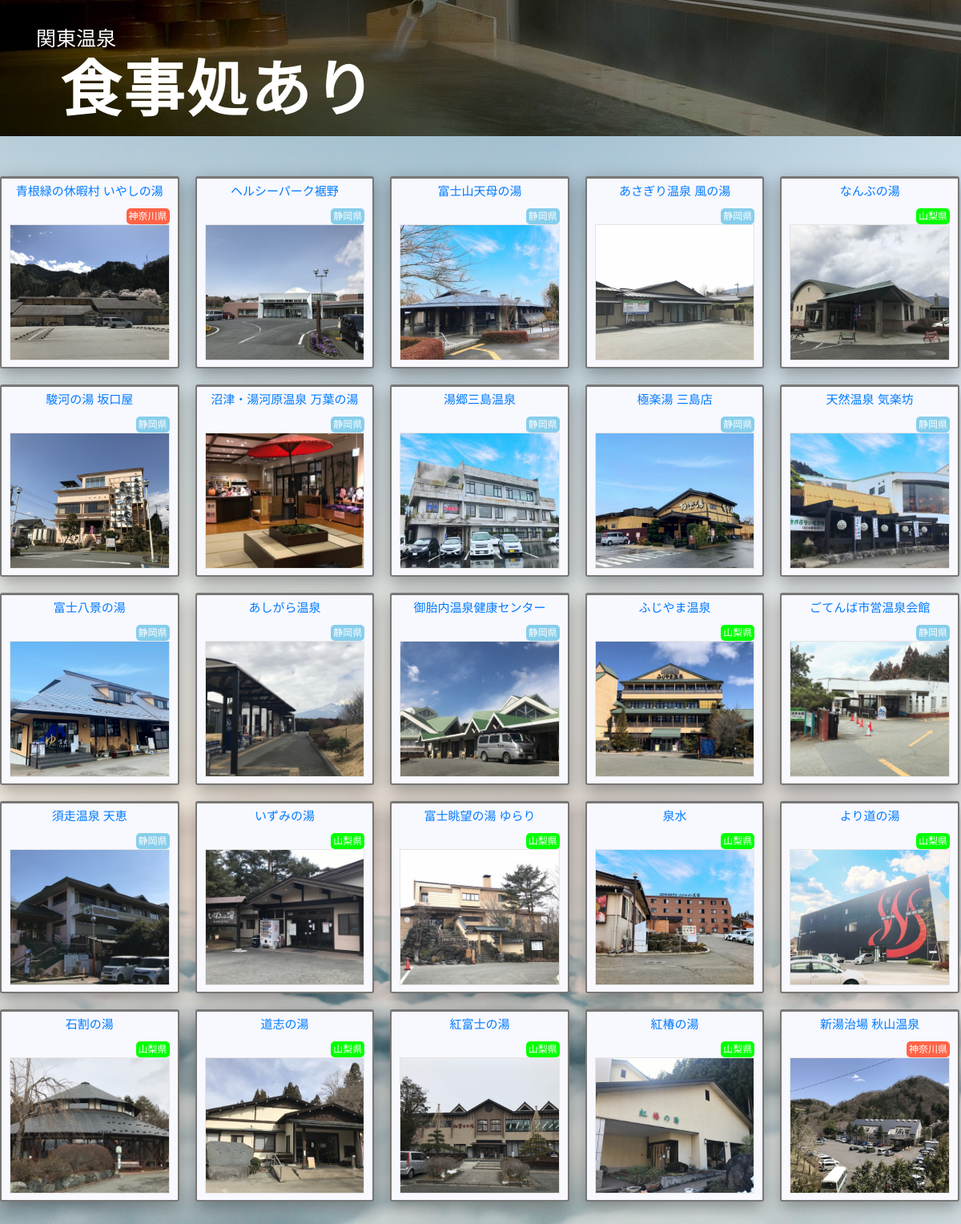
Page /type/type0.php on the committed database.
### tables this page shows
CREATE TABLE `onsen` (
  `id` int(11) NOT NULL,
  `name` varchar(1000) DEFAULT NULL,
  `map` varchar(1000) DEFAULT NULL,
  `picture_id` int(10) DEFAULT NULL,
  `prefecture` varchar(10) DEFAULT NULL,
  `p_id` int(10) DEFAULT NULL,
  `adress` varchar(1000) DEFAULT NULL,
  `eat` varchar(10) DEFAULT NULL,
  `sauna` varchar(10) DEFAULT NULL,
  `towel` varchar(10) DEFAULT NULL,
  `towel_text` varchar(50) DEFAULT NULL,
  `hot_stone` varchar(10) DEFAULT NULL,
  `open_bath` varchar(10) DEFAULT NULL,
  `time_opne` time(1) DEFAULT NULL,
  `time_close` time(1) DEFAULT NULL,
  `w_time_opne` time(1) DEFAULT NULL,
  `w_time_close` time(1) DEFAULT NULL,
  `h_time_opne` time(1) DEFAULT NULL,
  `h_time_close` time(1) DEFAULT NULL,
  `w_a_fee` varchar(10) DEFAULT NULL,
  `w_c_fee` varchar(10) DEFAULT NULL,
  `h_a_fee` varchar(10) DEFAULT NULL,
  `h_c_fee` varchar(10) DEFAULT NULL,
  `close_text` varchar(50) DEFAULT NULL,
  `close` varchar(10) DEFAULT NULL,
  `jaf_url` varchar(1000) DEFAULT NULL,
  `nifty_url` varchar(1000) DEFAULT NULL,
  `onsen_url` varchar(1000) DEFAULT NULL,
  `blog_url` varchar(1000) DEFAULT NULL
);

### function/functions.php (called while the page is built, shortened)
<?php
function prefecture($prefecture){
  switch ($prefecture) {
    case 1:
      $p_id = "kanagawa";
      break;
    case 2:
      $p_id = "sizuoka";
      break;
    case 3:
      $p_id = 'yamanasi';
  }
    return $p_id;
}
    ?><a href="https://jafnavi.jp/web/facility.php?sisetu_id=<?php echo $jaf; ?>">割引内容</a><?php

### type/type0.php (the view, shortened to what this page needs)
<?php
require "../core/dbconect.php";
require "../function/functions.php";
$onsens = $db->query('SELECT * FROM onsen	 WHERE eat="◯"');
?>
<!DOCTYPE html>
<html lang="ja">
<head>
	<link rel="stylesheet" href="https://maxcdn.bootstrapcdn.com/bootstrap/4.0.0/css/bootstrap.min.css">
	<link rel="stylesheet" href="https://use.fontawesome.com/releases/v5.8.2/css/all.css">
	<link href="../css/style.css" rel="stylesheet">
</head>
<body>
	<header class="jumbotron-fluid header2">
		<div class="container header_box">
	    <div class="header_text">
	      <p><a href="../front.php">関東温泉</a></p>
	      <h1 class="type_h1">食事処あり</h1>
	    </div>
	  </div>
  </header>
	<div class="contaienr main_section">
	  <article class="animated">
	    <?php while ($onsen = $onsens->fetch()): ?>
      <div class="article_box animated">
        <div class="article_inner-box animated">
          <h2><a href="../detail.php?id=<?php echo $onsen['id']; ?>"><?php echo $onsen['name']; ?></a></h2>
            <div class="p_box">
              <p class=" <?php echo  prefecture($onsen['p_id']); ?>"><?php echo $onsen['prefecture']; ?></p>
            </div>
          <p class="front-img"><a href="../detail.php?id=<?php echo $onsen['id']; ?>"><img src="../img/<?php echo $onsen['picture_id']; ?>.jpg"></a></p>
        </div>
      </div>
	    <?php endwhile; ?>
	  </article>
	</div>
</body>
</html>

### css/style.css (style rules this page uses)
body { font-family: 'Hiragino Kaku Gothic Pro','ヒラギノ角ゴ Pro W3','メイリオ',Meiryo,'ＭＳ Ｐゴシック',sans-serif; background-image: url(../img/back2.jpg); background-position: center; background-size: cover; }
h2 { font-size: 15px; }
article { display: flex; flex-wrap: wrap; max-width: 1280px; margin-top: 50px; }
.header2 { background-image: linear-gradient(#00000080, #00000080), url(../img/d.jpg); height: 170px; background-position: center; }
.main_section { max-width: 1280px; margin: 0 auto; }
.type_h1 { margin-left: 30px; letter-spacing: 3px; font-size: 76px; font-family: "Hiragino Sans", ヒラギノ角ゴシック; font-weight: 600; opacity: 1; color: #fff; }
.header_text { padding-top: 30px; }
.header_text p { margin-bottom: 0; font-size: 25px; }
.header_text a { color:#fff; }
.article_box { text-align: center; border: 2px solid #777; background-color: #f8f8ff; box-shadow: 0 7px 21px rgba(0, 0, 0, 0.36); border-top: 3px solid #777; border-radius: 3px; padding: 7px 10px; margin: 0 20px 20px 0; height: 240px; max-width: calc(20.3% - 20px); }
.article_inner-box { position: relative; }
.article_box:nth-child(5n) { margin-right: 0; }
.article_inner-box img { width: 100%; height: 170px; border: 1px solid #e5e5e5; object-fit: cover; text-align: center; }
.p_box { display: inline-block; }
.p_box p { font-size: 12px; margin: 0; padding: 1px 3px; border-radius: 5px; text-align: center; position: absolute; top: 30px; right: 0; }
.kanagawa { color: #fff; background-color: tomato; }
.sizuoka { color: #fff; background-color: skyblue; }
.yamanasi { color: #fff; background-color: lime; }
.main_section { margin-bottom: 50px; }

### rows in the picture
onsen: name "青根緑の休暇村 いやしの湯", prefecture "神奈川県", shows a picture
onsen: name "ヘルシーパーク裾野", prefecture "静岡県", shows a picture
onsen: name "富士山天母の湯", prefecture "静岡県", shows a picture
onsen: name "あさぎり温泉 風の湯", prefecture "静岡県", shows a picture
onsen: name "なんぶの湯", prefecture "山梨県", shows a picture
onsen: name "駿河の湯 坂口屋", prefecture "静岡県", shows a picture
onsen: name "沼津・湯河原温泉 万葉の湯", prefecture "静岡県", shows a picture
onsen: name "湯郷三島温泉", prefecture "静岡県", shows a picture
onsen: name "極楽湯 三島店", prefecture "静岡県", shows a picture
onsen: name "天然温泉 気楽坊", prefecture "静岡県", shows a picture
onsen: name "富士八景の湯", prefecture "静岡県", shows a picture
onsen: name "あしがら温泉", prefecture "静岡県", shows a picture
onsen: name "御胎内温泉健康センター", prefecture "静岡県", shows a picture
onsen: name "ふじやま温泉", prefecture "山梨県", shows a picture
onsen: name "ごてんば市営温泉会館", prefecture "静岡県", shows a picture
onsen: name "須走温泉 天恵", prefecture "静岡県", shows a picture
onsen: name "いずみの湯", prefecture "山梨県", shows a picture
onsen: name "富士眺望の湯 ゆらり", prefecture "山梨県", shows a picture
onsen: name "泉水", prefecture "山梨県", shows a picture
onsen: name "より道の湯", prefecture "山梨県", shows a picture
onsen: name "石割の湯", prefecture "山梨県", shows a picture
onsen: name "道志の湯", prefecture "山梨県", shows a picture
onsen: name "紅富士の湯", prefecture "山梨県", shows a picture
onsen: name "紅椿の湯", prefecture "山梨県", shows a picture
onsen: name "新湯治場 秋山温泉", prefecture "神奈川県", shows a picture
